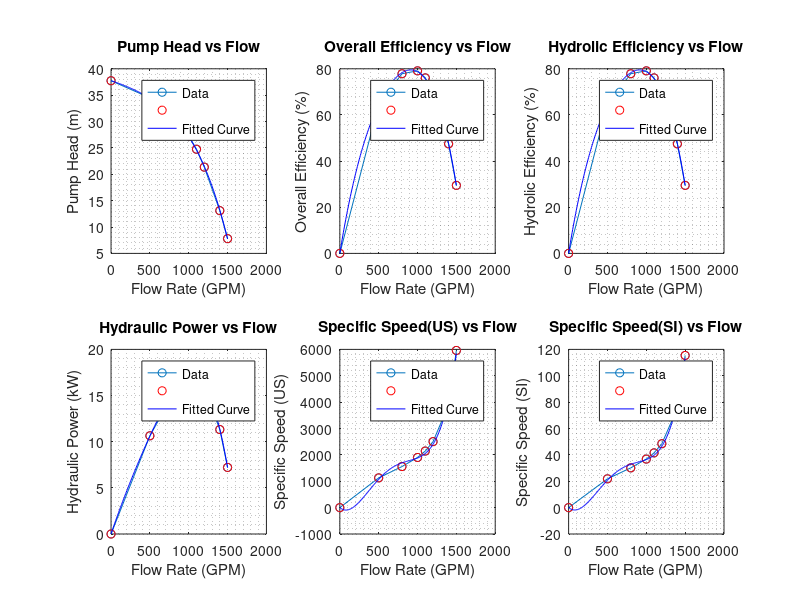

Write the MATLAB code that produced this figure. (Note: this script raises an error after producing the figure.)
% Dataset one 
clc;clear;close all;

% Constants
rho = 996.69;                                               % kg/m^3 (water at 80°F)
g = 9.81;                                                   % m/s^2 
Voltage = 460;                                              % Voltage (3-phase)
pf = 0.875;                                                 % Power factor
eta_motor = 0.90;                                           % Motor efficiency
eta_mech = 1;                                               % Mechanichal efficiency
% Elevation 1ft = 0.3048 m 
ft_to_m = 0.3048;
z_s = 1 * ft_to_m;                                          % Suction hight
z_d = 3 * ft_to_m;                                          % Discharge hight
d_pipe = 6 * 0.0254;                                        % Pipe diameter (inches to meters)
A_pipe = pi * (d_pipe/2)^2;                                 % Pipe cross-section area

% Data set 1
Q_gpm = [0 500 800 1000 1100 1200 1400 1500];               % Flow in GPM
P_s_psi = [0.65 0.25 -0.35 -0.92 -1.24 -1.62 -2.42 -2.89];  % suction
P_d_psi = [53.3 48.3 42.3 36.9 33.0 27.8 15.3 7.3];         % discharge
I = [18.0 26.2 31.0 33.9 35.2 36.3 38.0 39.0];              % motor current

% Convert pressure to Pa
psi_to_Pa = 6894.76;
P_s = P_s_psi * psi_to_Pa;
P_d = P_d_psi * psi_to_Pa;

% Convert GPM to m^3/s
Q = Q_gpm * 0.00006309;

% Velocity
V_s = Q ./ A_pipe;
V_d = Q ./ A_pipe;

% Calculating Head of the pump
h_pump = (P_d - P_s) ./ (rho * g) + (V_d.^2 - V_s.^2) ./ (2 * g) + (z_d - z_s);

% Hydraulic Power
P_hyd = rho * g .* Q .* h_pump;

% Motor input power
P_motor = sqrt(3) * Voltage * I * pf* eta_motor;  % in watts

% Mechanical Power
P_mech = eta_mech  * P_motor ;

% Overall Efficiency
eta_overall = P_hyd ./ P_motor;

% Hydrolic Efficiency
eta_hyd = P_hyd ./ P_mech ;

% Specific Speed (US Customary Units)
N = 1750;                                    % rpm
H_us = h_pump / 0.3048;                      % meters to feet
Ns_US = N * sqrt(Q_gpm) ./ (H_us.^(3/4));

% Specific Speed in SI (dimensionless)
omega = 2 * pi * N / 60;                     % rad/s
Ns_SI = N * sqrt(Q) ./ (h_pump.^(3/4));  % dimensionless


% Curve Fitting Section
% 4rth-degree polynomials
p_head = polyfit(Q_gpm, h_pump, 4);
p_power = polyfit(Q_gpm, P_hyd/1000, 4);                 % in kW
p_eta_overall = polyfit(Q_gpm, eta_overall * 100, 4);    % in %
p_eta_hyd = polyfit(Q_gpm, eta_hyd *100, 4);
p_Ns_US = polyfit(Q_gpm, Ns_US, 4);
p_Ns_SI = polyfit(Q_gpm,Ns_SI, 4);

% Create smooth Q range for plotting
Q_smooth = linspace(min(Q_gpm), max(Q_gpm), 200);

% Evaluate fitted curves
head_fit = polyval(p_head, Q_smooth);
power_fit = polyval(p_power, Q_smooth);
eta_overall_fit = polyval(p_eta_overall, Q_smooth);
eta_hyd_fit = polyval(p_eta_hyd, Q_smooth);
Ns_US_fit = polyval(p_Ns_US, Q_smooth);
Ns_SI_fit = polyval(p_Ns_SI, Q_smooth);

% Plotting the results
figure("Name","Rsults of Dataset 1",'Units','normalized','Position', [0.1 0.1 0.8 0.8])

subplot(2,3,1)
plot(Q_gpm, h_pump, '-o')
hold on
plot(Q_gpm, h_pump, 'ro', Q_smooth, head_fit, 'b-')
legend('Data','', 'Fitted Curve','Location','best')
xlabel('Flow Rate (GPM)')
ylabel('Pump Head (m)')
title('Pump Head vs Flow')
grid minor

subplot(2,3,4)
plot(Q_gpm, P_hyd/1000, '-o')
hold on 
plot(Q_gpm, P_hyd/1000, 'ro', Q_smooth, power_fit, 'b-')
legend('Data','','Fitted Curve','Location','best')
xlabel('Flow Rate (GPM)')
ylabel('Hydraulic Power (kW)')
title('Hydraulic Power vs Flow')
grid minor

subplot(2,3,2)
plot(Q_gpm, eta_overall*100, '-o')
hold on
plot(Q_gpm, eta_overall * 100, 'ro', Q_smooth, eta_overall_fit, 'b-')
legend('Data','','Fitted Curve','Location','best')
xlabel('Flow Rate (GPM)')
ylabel('Overall Efficiency (%)')
title('Overall Efficiency vs Flow')
hold on
grid minor

subplot(2,3,5)
plot(Q_gpm, Ns_US, '-o')
hold on
plot(Q_gpm, Ns_US, 'ro', Q_smooth, Ns_US_fit, 'b-')
legend('Data','','Fitted Curve','Location','best')
xlabel('Flow Rate (GPM)')
ylabel('Specific Speed (US)')
title('Specific Speed(US) vs Flow')
grid minor

subplot(2,3,3)
plot(Q_gpm, eta_hyd*100, '-o')
hold on
plot(Q_gpm, eta_hyd * 100, 'ro', Q_smooth, eta_hyd_fit, 'b-')
legend('Data','','Fitted Curve','Location','best')
xlabel('Flow Rate (GPM)')
ylabel('Hydrolic Efficiency (%)')
title('Hydrolic Efficiency vs Flow')
grid minor

subplot(2,3,6)
plot(Q_gpm, Ns_SI, '-o')
hold on
plot(Q_gpm, Ns_SI, 'ro', Q_smooth, Ns_SI_fit, 'b-')
legend('Data','','Fitted Curve','Location','best')
xlabel('Flow Rate (GPM)')
ylabel('Specific Speed (SI)')
title('Specific Speed(SI) vs Flow')
grid minor

% display coefficients and polynominal formulas
disp("Displaying the fitted polynomial equations")
display_poly(p_head, 'Q', 'Pump Head h');
display_poly(p_power, 'Q', 'Hydraulic Power P_{hyd}');
display_poly(p_eta_overall, 'Q', 'Overall Efficiency η_{overall}');
display_poly(p_eta_hyd, 'Q', 'Hydraulic Efficiency η_{hyd}');
display_poly(p_Ns_US, 'Q', 'Specific Speed (US) N_s^{US}');
display_poly(p_Ns_SI, 'Q', 'Specific Speed (SI) N_s^{SI}');

% Save to excel
T1 = table(Q_gpm',Q' , P_s_psi', P_d_psi',P_s' ,P_d', V_s' , V_d' , I', ...
    h_pump', P_hyd'/1000, P_motor'/1000, P_mech', eta_overall'*100, eta_hyd'*100,Ns_US' , Ns_SI', ...
    'VariableNames', {'Q_GPM','Q_m^3' , 'P_s_psi', 'P_d_psi','P_s_Pa' ,'P_d_Pa','V_s','V_d' , 'Motor_Current_A', ...
    'Pump_Head_m', 'P_hyd_kW', 'P_motor_kW','P_mech_kW', ...
    'Overrall_Efficiency_%','Hydrolic_Efficiency_%' ,'SpecificSpeed_US' ,'SpecificSpeed_SI'});
filename1 = fullfile(pwd , 'results_dataset1.xlsx');
writetable(T1, filename1);

function display_poly(coeffs, varname, label)
    fprintf('%s(Q) = ', label);
    n = length(coeffs);
    for i = 1:n
        c = coeffs(i);
        p = n - i;
        if abs(c) < 1e-10
            continue;  % Skip near-zero terms
        end
        if i > 1 && c >= 0
            fprintf('+ ');
        elseif i > 1
            fprintf('- ');
            c = -c;
        end
        if p == 0
            fprintf('%.4g ', c);
        elseif p == 1
            fprintf('%.4g*%s ', c, varname);
        else
            fprintf('%.4g*%s^%d ', c, varname, p);
        end
    end
    fprintf('\n\n');
end